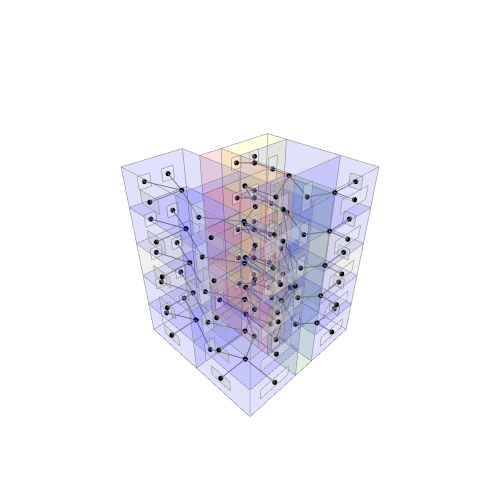

This figure's notebook cell:
### Markdown cell above
## 2 Derive the access graph with appertures

### Code cell
# Create a graph from the building topology & visualize the graph with the building and appertures

g1 = Graph.ByTopology(building, direct=False, viaSharedApertures=True, toExteriorApertures=True)

vertices = Graph.Vertices(g1)
for v in vertices:
    d = Dictionary.ByKeysValues(["size", "color"], [18, "black"])
    v = Topology.SetDictionary(v, d)
edges = Graph.Edges(g1)
for e in edges:
    d = Dictionary.ByKeysValues(["width", "color"], [4, "gray"])
    e = Topology.SetDictionary(e, d)

# ── Visualización con transparencia ──────────────────────────────────────────
all_data = []

# 1. Rooms — agrupadas por color para que faceOpacity funcione
color_groups = {"blue": [], "red": [], "green": [], "yellow": [], "gray": []}
for c in building_cells:
    d = Topology.Dictionary(c)
    color = Dictionary.ValueAtKey(d, "color") or "gray"
    color_groups[color].append(c)

for color, cells in color_groups.items():
    if not cells:
        continue
    for cell in cells:
        all_data.extend(Plotly.DataByTopology(
            topology=cell,
            showVertices=False,
            showEdges=True,
            edgeColor="gray",
            faceColor=color,
            faceOpacity=0.06,
        ))

# 2. Apertures — agrupadas en un solo Cluster para no crear 77 traces
ap_cluster = Cluster.ByTopologies(aperture_f)
all_data.extend(Plotly.DataByTopology(
    topology=ap_cluster,
    showVertices=False,
    showEdges=True,
    
    edgeColor="gray",
    edgeWidth=1,
    faceColor=[238, 238, 238],
    faceOpacity=0.3,
))

# 3. Graph vertices — todos negros, misma agrupación
v_cluster = Cluster.ByTopologies(Graph.Vertices(g1))
all_data.extend(Plotly.DataByTopology(
    topology=v_cluster,
    showVertices=True,
    vertexColor="black",
    vertexSize=6,
    showEdges=False,
    showFaces=False,
))

# 4. Graph edges — todos grises
e_cluster = Cluster.ByTopologies(Graph.Edges(g1))
all_data.extend(Plotly.DataByTopology(
    topology=e_cluster,
    showVertices=False,
    showEdges=True,
    edgeColor="gray",
    edgeWidth=2,
    showFaces=False,
))

fig = go.Figure(data=all_data)
fig.update_layout(
    width=500, height=500,
    paper_bgcolor="white",
    scene=dict(
        bgcolor="white",
        xaxis=dict(showticklabels=False, title="", showgrid=False, showbackground=False, zeroline=False),
        yaxis=dict(showticklabels=False, title="", showgrid=False, showbackground=False, zeroline=False),
        zaxis=dict(showticklabels=False, title="", showgrid=False, showbackground=False, zeroline=False),
    )
)

fig.show(renderer=renderer)
